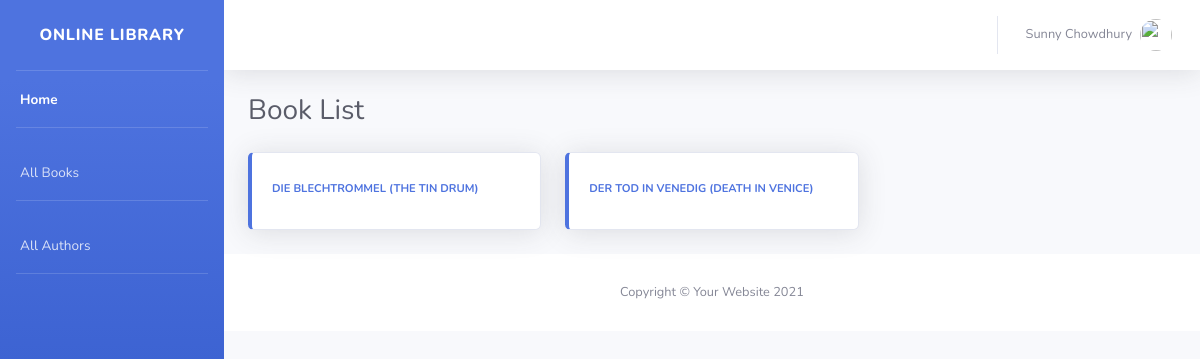
/catalog/books/, run on the app's committed database.
### catalog/models.py (models this page shows, shortened)
class Book(models.Model):
    title = models.CharField(max_length=200)
    author = models.ForeignKey('Author', on_delete=models.SET_NULL, null=True)
    summary = models.TextField(max_length=1000, help_text='Enter a brief description of the book')
    isbn = models.CharField('ISBN', max_length=13, unique=True,
                            help_text='13 Character <a href="https://www.isbn-international.org/content/what-isbn">ISBN number</a>')
    genre = models.ManyToManyField(Genre, help_text='Select a genre for this book')
    def get_absolute_url(self):
        return reverse('book-detail', args=[str(self.id)])
    def display_genre(self):
        """Create a string for the Genre. This is required to display genre in Admin."""
        return ', '.join(genre.name for genre in self.genre.all()[:3])
    display_genre.short_description = 'Genre'

### catalog/views.py (the view)
# urls.py: path('books/', views.BookListView.as_view(), name='books'),
class BookListView(generic.ListView):
    model = Book
    paginate_by = 10

### catalog/templates/catalog/book_list.html (shortened to what this page needs)
{% extends "base_generic.html" %}
{% block content %}
    {% block topbar %}
        {{ block.super }}
    {% endblock %}
    <div class="container-fluid">
    <div class="d-sm-flex align-items-center justify-content-between mb-4">
        <h1 class="h3 mb-0 text-gray-800">Book List</h1>
    </div>
  {% if book_list %}
        <div class="row">
            {% for book in book_list %}
            <div class="col-xl-4 col-md-6 mb-4">
                <div class="card border-left-primary shadow h-100 py-2">
                    <div class="card-body">
                        <div class="row no-gutters align-items-center">
                            <div class="col mr-2">
                                <div class="text-xs font-weight-bold text-primary text-uppercase mb-1">
                                    <a href="{{ book.get_absolute_url }}">{{ book.title }}</a>
                                </div>
                            </div>
                        </div>
                    </div>
                </div>
            </div>
            {% endfor %}
        </div>
  {% else %}
    <p>There are no books in the library.</p>
  {% endif %}
    </div>
{% endblock %}

### data on the page
Book: title "DIE BLECHTROMMEL (THE TIN DRUM)"
Book: title "DER TOD IN VENEDIG (DEATH IN VENICE)"
